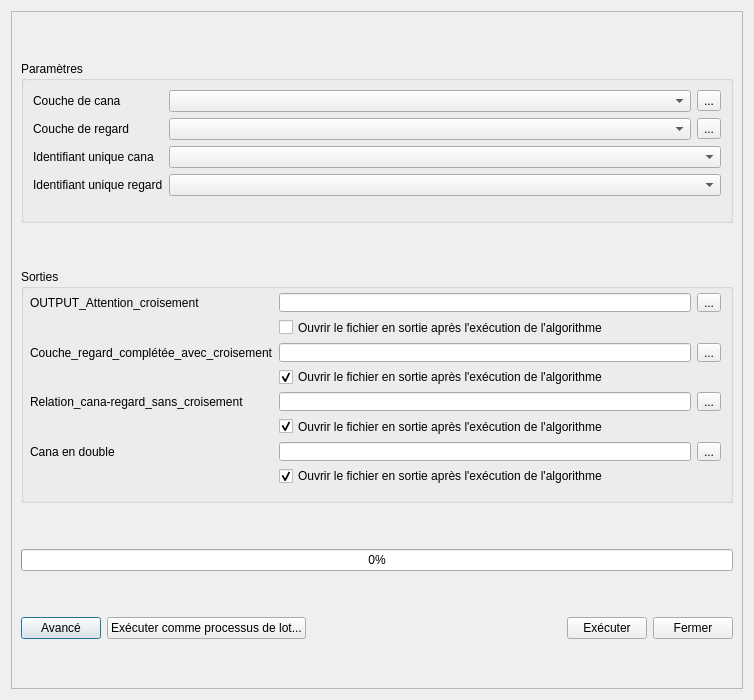
<?xml version="1.0" encoding="UTF-8"?>
<ui version="4.0">
 <class>LiaisonMinicanaDialog</class>
 <widget class="QDialog" name="LiaisonMinicanaDialog">
  <property name="geometry">
   <rect>
    <x>0</x>
    <y>0</y>
    <width>754</width>
    <height>700</height>
   </rect>
  </property>
  <property name="windowTitle">
   <string>ToolBox HU</string>
  </property>
  <layout class="QVBoxLayout" name="verticalLayout_main">
   <item>
    <widget class="QScrollArea" name="scrollArea">
     <property name="widgetResizable">
      <bool>true</bool>
     </property>
     <widget class="QWidget" name="scrollAreaWidgetContents">
      <property name="geometry">
       <rect>
        <x>0</x>
        <y>0</y>
        <width>734</width>
        <height>680</height>
       </rect>
      </property>
      <layout class="QVBoxLayout" name="verticalLayout_scroll">
       <item>
        <widget class="QGroupBox" name="group_input">
         <property name="enabled">
          <bool>true</bool>
         </property>
         <property name="minimumSize">
          <size>
           <width>414</width>
           <height>150</height>
          </size>
         </property>
         <property name="maximumSize">
          <size>
           <width>855</width>
           <height>162</height>
          </size>
         </property>
         <property name="title">
          <string>Paramètres</string>
         </property>
         <layout class="QFormLayout" name="formLayout">
          <property name="horizontalSpacing">
           <number>6</number>
          </property>
          <property name="verticalSpacing">
           <number>6</number>
          </property>
          <property name="leftMargin">
           <number>9</number>
          </property>
          <property name="topMargin">
           <number>9</number>
          </property>
          <property name="rightMargin">
           <number>9</number>
          </property>
          <item row="0" column="0">
           <widget class="QLabel" name="label_couche_cana">
            <property name="text">
             <string>Couche de cana</string>
            </property>
           </widget>
          </item>
          <item row="0" column="1">
           <layout class="QHBoxLayout" name="layout_couche_cana">
            <item>
             <widget class="QComboBox" name="combo_couche_cana"/>
            </item>
            <item>
             <widget class="QToolButton" name="btn_couche_cana">
              <property name="text">
               <string>...</string>
              </property>
             </widget>
            </item>
           </layout>
          </item>
          <item row="1" column="0">
           <widget class="QLabel" name="label_regard">
            <property name="text">
             <string>Couche de regard</string>
            </property>
           </widget>
          </item>
          <item row="1" column="1">
           <layout class="QHBoxLayout" name="layout_couche_regard">
            <item>
             <widget class="QComboBox" name="combo_regard"/>
            </item>
            <item>
             <widget class="QToolButton" name="btn_couche_regard">
              <property name="text">
               <string>...</string>
              </property>
             </widget>
            </item>
           </layout>
          </item>
          <item row="2" column="0">
           <widget class="QLabel" name="label_id_cana">
            <property name="text">
             <string>Identifiant unique cana</string>
            </property>
           </widget>
          </item>
          <item row="2" column="1">
           <widget class="QComboBox" name="combo_id_cana"/>
          </item>
          <item row="3" column="0">
           <widget class="QLabel" name="label_id_regard">
            <property name="text">
             <string>Identifiant unique regard</string>
            </property>
           </widget>
          </item>
          <item row="3" column="1">
           <widget class="QComboBox" name="combo_id_regard"/>
          </item>
         </layout>
        </widget>
       </item>
       <item>
        <widget class="QGroupBox" name="group_outputs">
         <property name="minimumSize">
          <size>
           <width>420</width>
           <height>155</height>
          </size>
         </property>
         <property name="maximumSize">
          <size>
           <width>855</width>
           <height>234</height>
          </size>
         </property>
         <property name="title">
          <string>Sorties</string>
         </property>
         <layout class="QGridLayout" name="gridLayout_outputs">
          <property name="leftMargin">
           <number>6</number>
          </property>
          <property name="topMargin">
           <number>4</number>
          </property>
          <property name="rightMargin">
           <number>9</number>
          </property>
          <property name="bottomMargin">
           <number>15</number>
          </property>
          <property name="spacing">
           <number>6</number>
          </property>
          <item row="4" column="0">
           <widget class="QLabel" name="label_output_relation">
            <property name="text">
             <string>Relation_cana-regard_sans_croisement</string>
            </property>
           </widget>
          </item>
          <item row="0" column="1">
           <widget class="QLineEdit" name="line_attention"/>
          </item>
          <item row="4" column="1">
           <widget class="QLineEdit" name="line_relation"/>
          </item>
          <item row="1" column="1">
           <widget class="QCheckBox" name="check_open_attention">
            <property name="text">
             <string>Ouvrir le fichier en sortie après l'exécution de l'algorithme</string>
            </property>
            <property name="checked">
             <bool>false</bool>
            </property>
           </widget>
          </item>
          <item row="2" column="1">
           <widget class="QLineEdit" name="line_croisement"/>
          </item>
          <item row="4" column="2">
           <widget class="QToolButton" name="btn_relation">
            <property name="minimumSize">
             <size>
              <width>0</width>
              <height>0</height>
             </size>
            </property>
            <property name="text">
             <string>...</string>
            </property>
           </widget>
          </item>
          <item row="0" column="2">
           <widget class="QToolButton" name="btn_attention">
            <property name="text">
             <string>...</string>
            </property>
           </widget>
          </item>
          <item row="3" column="1">
           <widget class="QCheckBox" name="check_open_croisement">
            <property name="minimumSize">
             <size>
              <width>0</width>
              <height>0</height>
             </size>
            </property>
            <property name="maximumSize">
             <size>
              <width>16777215</width>
              <height>141</height>
             </size>
            </property>
            <property name="text">
             <string>Ouvrir le fichier en sortie après l'exécution de l'algorithme</string>
            </property>
            <property name="checked">
             <bool>true</bool>
            </property>
            <property name="autoRepeatDelay">
             <number>300</number>
            </property>
           </widget>
          </item>
          <item row="6" column="1">
           <widget class="QLineEdit" name="line_double"/>
          </item>
          <item row="0" column="0">
           <widget class="QLabel" name="label_output_attention">
            <property name="text">
             <string>OUTPUT_Attention_croisement</string>
            </property>
           </widget>
          </item>
          <item row="2" column="0">
           <widget class="QLabel" name="label_output_croisement">
            <property name="text">
             <string>Couche_regard_complétée_avec_croisement</string>
            </property>
           </widget>
          </item>
          <item row="6" column="0">
           <widget class="QLabel" name="label_output_double">
            <property name="text">
             <string>Cana en double</string>
            </property>
           </widget>
          </item>
          <item row="6" column="2">
           <widget class="QToolButton" name="btn_double">
            <property name="text">
             <string>...</string>
            </property>
           </widget>
          </item>
          <item row="5" column="1">
           <widget class="QCheckBox" name="check_open_relation">
            <property name="text">
             <string>Ouvrir le fichier en sortie après l'exécution de l'algorithme</string>
            </property>
            <property name="checked">
             <bool>true</bool>
            </property>
           </widget>
          </item>
          <item row="2" column="2">
           <widget class="QToolButton" name="btn_croisement">
            <property name="text">
             <string>...</string>
            </property>
           </widget>
          </item>
          <item row="7" column="1">
           <widget class="QCheckBox" name="check_open_double">
            <property name="text">
             <string>Ouvrir le fichier en sortie après l'exécution de l'algorithme</string>
            </property>
            <property name="checked">
             <bool>true</bool>
            </property>
           </widget>
          </item>
         </layout>
        </widget>
       </item>
       <item>
        <widget class="QProgressBar" name="progressBar">
         <property name="value">
          <number>0</number>
         </property>
         <property name="format">
          <string>%p%</string>
         </property>
        </widget>
       </item>
       <item>
        <layout class="QHBoxLayout" name="horizontalLayout_buttons">
         <item>
          <widget class="QPushButton" name="btn_advanced">
           <property name="text">
            <string>Avancé</string>
           </property>
          </widget>
         </item>
         <item>
          <widget class="QPushButton" name="btn_batch">
           <property name="text">
            <string>Exécuter comme processus de lot...</string>
           </property>
          </widget>
         </item>
         <item>
          <spacer name="horizontalSpacer_buttons">
           <property name="orientation">
            <enum>Qt::Horizontal</enum>
           </property>
           <property name="sizeHint" stdset="0">
            <size>
             <width>200</width>
             <height>20</height>
            </size>
           </property>
          </spacer>
         </item>
         <item>
          <widget class="QPushButton" name="btn_execute">
           <property name="text">
            <string>Exécuter</string>
           </property>
          </widget>
         </item>
         <item>
          <widget class="QPushButton" name="btn_close">
           <property name="text">
            <string>Fermer</string>
           </property>
          </widget>
         </item>
        </layout>
       </item>
      </layout>
     </widget>
    </widget>
   </item>
  </layout>
 </widget>
 <resources/>
 <connections/>
</ui>
